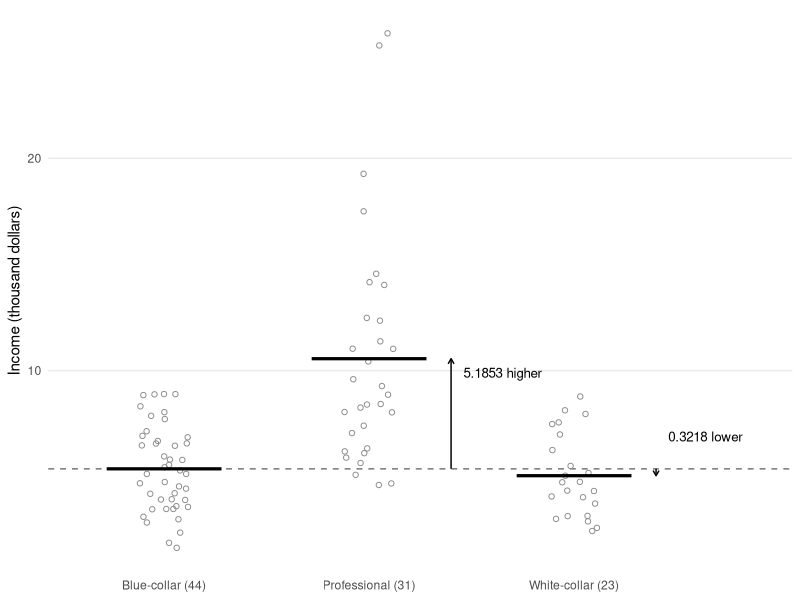
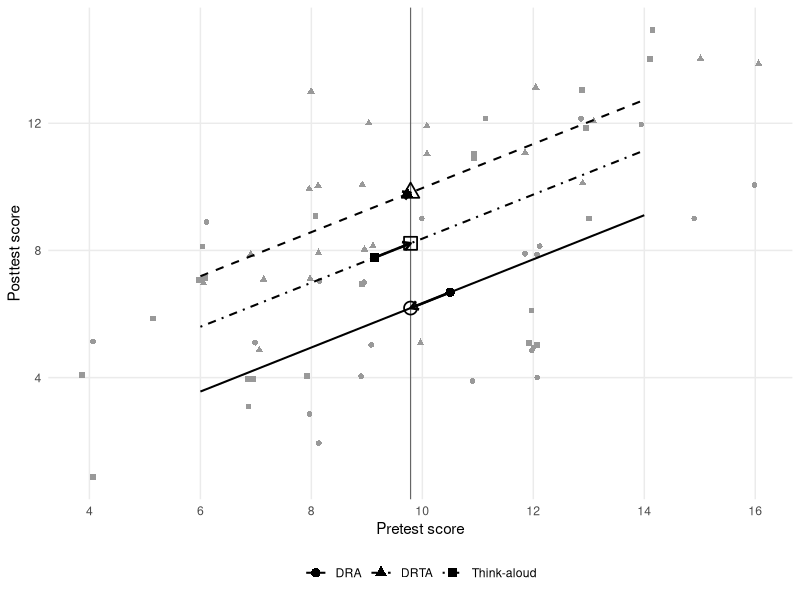
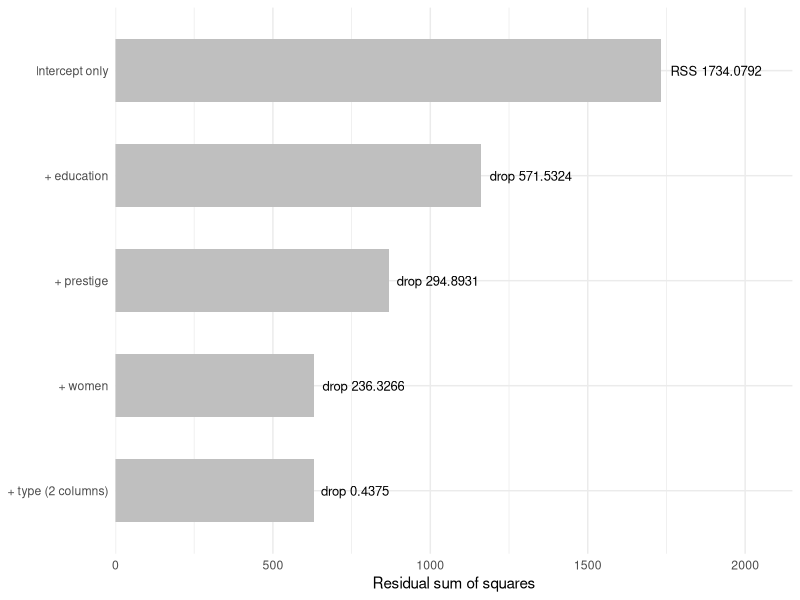
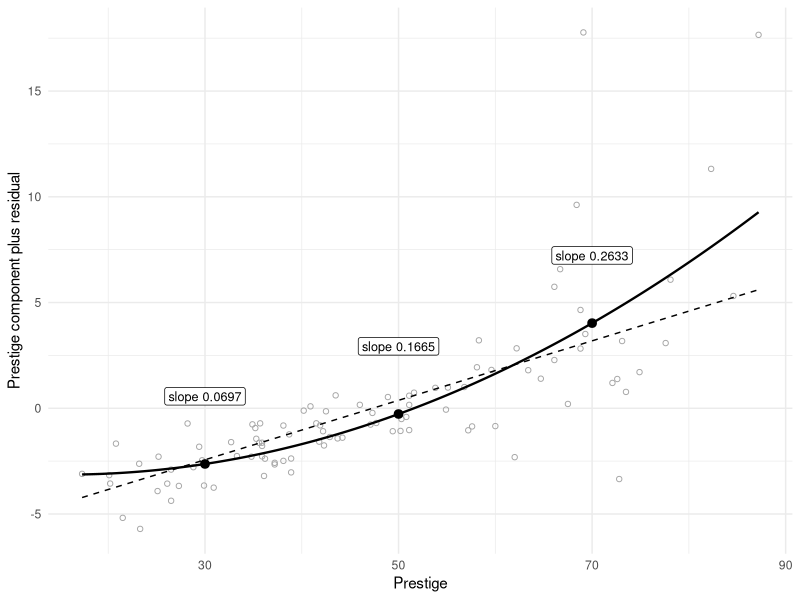
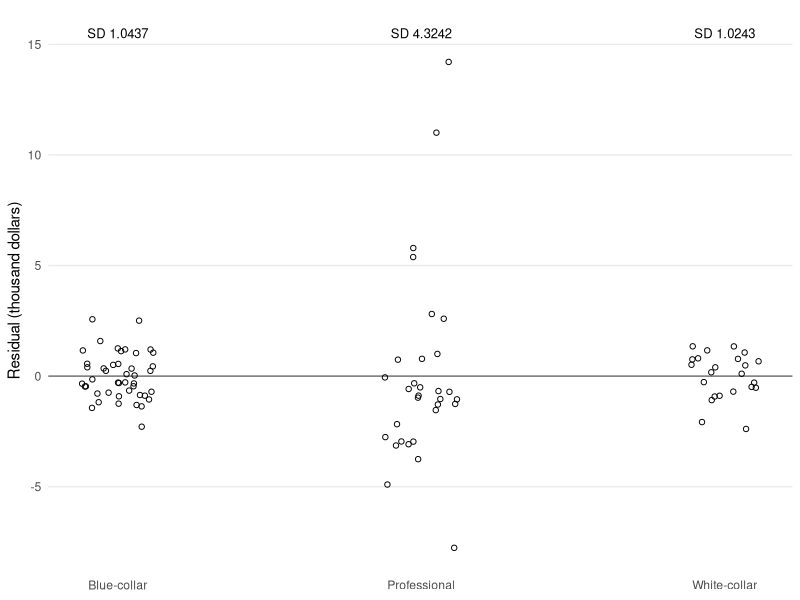
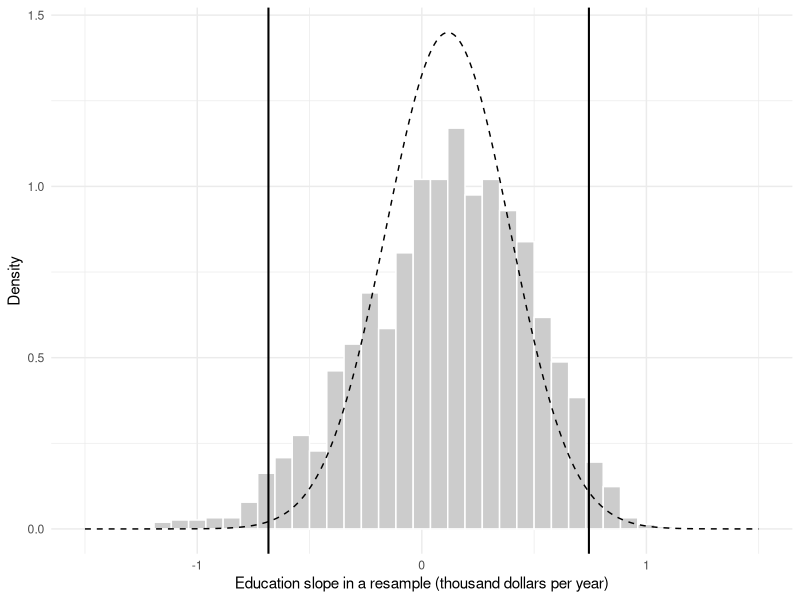
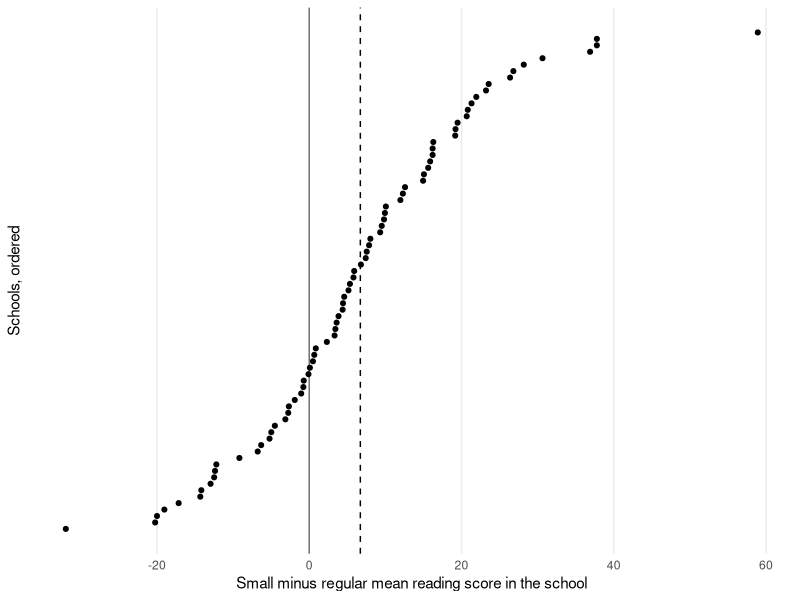

Reproduce these figures in R, in order.
## ---- chunk 1
#| label: setup
#| include: false
knitr::opts_chunk$set(echo = FALSE, warning = FALSE, message = FALSE,
  fig.pos = "!ht")
if (knitr::is_latex_output()) knitr::opts_chunk$set(dev = "cairo_pdf")
options(digits = 7, width = 68)
ggplot2::theme_set(ggplot2::theme_minimal(base_size = 11))
## ---- chunk 2
#| label: ch9-records
#| echo: true
prestige <- carData::Prestige
prestige$income_k <- prestige$income / 1000
d <- prestige[!is.na(prestige$type), ]
d$type <- factor(d$type, levels = c("bc", "prof", "wc"))
m0 <- lm(income_k ~ education, data = d)
m1 <- lm(income_k ~ education + prestige, data = d)
m2 <- lm(income_k ~ education + prestige + women + type, data = d)
## ---- chunk 3
#| label: ch9-group-means
#| echo: true
group_fit <- lm(income_k ~ type, data = d)
coef(group_fit)
## ---- chunk 4
#| label: fig-ch9-indicators
#| fig-width: 6.4
#| fig-height: 3.1
#| fig-cap: "Income of the 98 occupations by type. Bars mark the group means; the dashed line is the blue-collar mean, the intercept, and the arrows are the two indicator coefficients, 5.1853 and −0.3218."
#| fig-alt: "Jittered open circles of income in thousand dollars for 44 blue-collar, 31 professional and 23 white-collar occupations, with a thick bar at each group mean, about 5.37, 10.56 and 5.05. A dashed horizontal line at the blue-collar mean runs across the plot. An upward arrow from the dashed line to the professional mean is labelled 5.1853 higher and a short downward arrow to the white-collar mean is labelled 0.3218 lower. Professional incomes spread from about 4.6 to 25.9 thousand dollars; the other two types stay below 9."
type_means <- data.frame(x = 1:3,
  mean = as.numeric(tapply(d$income_k, d$type, mean)))
ggplot2::ggplot(d, ggplot2::aes(as.numeric(type), income_k)) +
  ggplot2::geom_hline(yintercept = type_means$mean[1], linetype = 2,
    colour = "grey45") +
  ggplot2::geom_point(shape = 1, colour = "grey55",
    position = ggplot2::position_jitter(width = .12, height = 0,
      seed = 12345)) +
  ggplot2::geom_segment(data = type_means, ggplot2::aes(x = x - .28,
    xend = x + .28, y = mean, yend = mean), linewidth = 1.1) +
  ggplot2::annotate("segment", x = c(2.4, 3.4), xend = c(2.4, 3.4),
    y = type_means$mean[1], yend = type_means$mean[2:3],
    arrow = ggplot2::arrow(length = ggplot2::unit(.15, "cm"))) +
  ggplot2::annotate("text", x = c(2.46, 3.46), y = c(9.9, 6.9),
    label = c("5.1853 higher", "0.3218 lower"), hjust = 0, size = 3.4) +
  ggplot2::scale_x_continuous(breaks = 1:3, limits = c(.6, 3.9),
    labels = c("Blue-collar (44)", "Professional (31)",
      "White-collar (23)")) +
  ggplot2::labs(x = NULL, y = "Income (thousand dollars)") +
  ggplot2::theme(panel.grid.major.x = ggplot2::element_blank(),
    panel.grid.minor = ggplot2::element_blank())
## ---- chunk 5
#| label: ch9-relevel
#| echo: true
group_fit_wc <- lm(income_k ~ relevel(type, ref = "wc"), data = d)
coef(group_fit_wc)
## ---- chunk 6
#| label: ch9-anova-identity
#| echo: true
anova(lm(income_k ~ 1, data = d), group_fit)
## ---- chunk 7
#| label: ch9-contrast
#| echo: true
c_vec <- c(0, 1, -1)
V <- vcov(group_fit)
c(estimate = sum(c_vec * coef(group_fit)),
  SE = sqrt(drop(c_vec %*% V %*% c_vec)))
## ---- chunk 8
#| label: ch9-baumann
#| echo: true
reading <- carData::Baumann
reading$group <- factor(reading$group,
  levels = c("Basal", "DRTA", "Strat"),
  labels = c("DRA", "DRTA", "Think-aloud"))
ancova <- lm(post.test.1 ~ group + pretest.1, data = reading)
coef(ancova)
predict(ancova, interval = "confidence",
  newdata = data.frame(group = levels(reading$group),
    pretest.1 = mean(reading$pretest.1)))
## ---- chunk 9
#| label: fig-ch9-ancova
#| fig-width: 6.4
#| fig-height: 3.9
#| fig-cap: "Posttest against pretest for the 66 Baumann pupils. The parallel lines are the common-slope fit over the common pretest support 6--14; each filled symbol marks a group's observed pretest and posttest means, and its arrow follows the group's line to the grand pretest mean 9.7879, where the open symbol marks the adjusted mean."
#| fig-alt: "Grey points for DRA (circles), DRTA (triangles) and Think-aloud (squares) pupils, pretest from 4 to 16 and posttest from 1 to 15, slightly jittered. Three parallel fitted lines with slope about 0.69 run from pretest 6 to 14: DRTA highest, Think-aloud in the middle and DRA lowest. A vertical line marks the grand pretest mean 9.79, where open symbols mark the adjusted means. The DRA mean, a filled circle at pretest 10.5 and posttest 6.68, moves down its line to 6.19; the Think-aloud mean, at 9.14 and 7.77, moves up to 8.22; the DRTA mean, at 9.73 and 9.77, barely moves, to 9.81, so its filled and open triangles almost coincide."
grand_pretest <- mean(reading$pretest.1)
line_grid <- expand.grid(pretest.1 = c(6, 14),
  group = levels(reading$group))
line_grid$fitted <- predict(ancova, newdata = line_grid)
shift <- data.frame(group = levels(reading$group),
  x = as.numeric(tapply(reading$pretest.1, reading$group, mean)),
  y = as.numeric(tapply(reading$post.test.1, reading$group, mean)))
shift$adjusted <- predict(ancova, newdata = data.frame(
  group = shift$group, pretest.1 = grand_pretest))
ggplot2::ggplot(reading, ggplot2::aes(pretest.1, post.test.1,
    shape = group, linetype = group)) +
  ggplot2::geom_point(colour = "grey60", size = 1.6,
    position = ggplot2::position_jitter(width = .15, height = .15,
      seed = 12345)) +
  ggplot2::geom_line(data = line_grid, ggplot2::aes(y = fitted),
    linewidth = .7) +
  ggplot2::geom_vline(xintercept = grand_pretest, colour = "grey40",
    linewidth = .4) +
  ggplot2::geom_segment(data = shift, ggplot2::aes(x = x, y = y,
    xend = grand_pretest, yend = adjusted), inherit.aes = FALSE,
    linewidth = .9,
    arrow = ggplot2::arrow(length = ggplot2::unit(.22, "cm"))) +
  ggplot2::geom_point(data = shift, ggplot2::aes(x, y), size = 2.8) +
  ggplot2::geom_point(data = shift, ggplot2::aes(grand_pretest, adjusted),
    shape = c(1, 2, 0), size = 3.8, stroke = .9, show.legend = FALSE) +
  ggplot2::scale_shape_manual(values = c(16, 17, 15)) +
  ggplot2::scale_linetype_manual(values = c(1, 2, 4)) +
  ggplot2::scale_x_continuous(breaks = seq(4, 16, 2)) +
  ggplot2::labs(x = "Pretest score", y = "Posttest score", shape = NULL,
    linetype = NULL) +
  ggplot2::theme(legend.position = "bottom",
    panel.grid.minor = ggplot2::element_blank())
## ---- chunk 10
#| label: ch9-three-analyses
#| echo: true
post_only <- lm(post.test.1 ~ group, data = reading)
gain <- lm(post.test.1 ~ group + offset(pretest.1), data = reading)
## ---- chunk 11
#| label: ch9-parallel
#| echo: true
varying_slopes <- lm(post.test.1 ~ group * pretest.1, data = reading)
anova(ancova, varying_slopes)
## ---- chunk 12
#| label: fig-ch9-rss
#| fig-width: 6.4
#| fig-height: 2.6
#| fig-cap: "Residual sum of squares as columns are added to the occupation model on the same 98 records; each label gives the drop that the added column or block buys."
#| fig-alt: "Horizontal bars of residual sum of squares for five nested models. The intercept-only bar is labelled RSS 1734.0792; adding education drops it by 571.5324, adding prestige by 294.8931, adding the percentage of women by 236.3266, and adding the two type columns by only 0.4375, so the last two bars look the same length."
rss_path <- data.frame(model = c("Intercept only", "+ education",
    "+ prestige", "+ women", "+ type (2 columns)"),
  rss = sapply(list(lm(income_k ~ 1, data = d), m0, m1,
    lm(income_k ~ education + prestige + women, data = d), m2),
    deviance))
rss_path$label <- paste(c("RSS", rep("drop", nrow(rss_path) - 1)),
  format(round(c(rss_path$rss[1], -diff(rss_path$rss)), 4), digits = 15,
    scientific = FALSE, trim = TRUE))
rss_path$model <- factor(rss_path$model, levels = rev(rss_path$model))
ggplot2::ggplot(rss_path, ggplot2::aes(rss, model)) +
  ggplot2::geom_col(width = .6, fill = "grey75") +
  ggplot2::geom_text(ggplot2::aes(label = label), hjust = -.1,
    size = 3.3) +
  ggplot2::scale_x_continuous(limits = c(0, 2150), expand = c(0, 0)) +
  ggplot2::labs(x = "Residual sum of squares", y = NULL)
## ---- chunk 13
#| label: ch9-blocks
#| echo: true
#| results: hide
no_type <- lm(income_k ~ education + prestige + women, data = d)
anova(m1, m2)
anova(no_type, m2)
## ---- chunk 14
#| label: ch9-likelihood
#| echo: true
c(logLik = logLik(m2), AIC = AIC(m2), BIC = BIC(m2))
## ---- chunk 15
#| label: ch9-quadratic
#| echo: true
m2q <- lm(income_k ~ education + prestige + I(prestige^2) + women + type,
  data = d)
anova(m2, m2q)
## ---- chunk 16
#| label: fig-ch9-quadratic
#| fig-width: 6.4
#| fig-height: 3.4
#| fig-cap: "Component-plus-residual display for prestige in the model with a squared prestige term. The solid curve is the fitted quadratic component and the dashed line the linear component of the additive model; the labels give the curve's slope at prestige 30, 50 and 70."
#| fig-alt: "Open grey circles for the 98 occupations, prestige from 17.3 to 87.2 on the horizontal axis and component plus residual from about −6 to 18 on the vertical axis. A solid curve rises slowly at low prestige and more steeply at high prestige; a dashed straight line crosses it twice. Black dots on the curve at prestige 30, 50 and 70 carry the labels slope 0.0697, slope 0.1665 and slope 0.2633."
b_q <- coef(m2q)
component <- function(x) b_q["prestige"] * x + b_q["I(prestige^2)"] * x^2
centre <- mean(component(d$prestige))
partial_data <- data.frame(prestige = d$prestige,
  partial = component(d$prestige) - centre + residuals(m2q))
curve_grid <- data.frame(prestige = seq(17.3, 87.2, length.out = 200))
curve_grid$quadratic <- component(curve_grid$prestige) - centre
curve_grid$linear <- coef(m2)["prestige"] *
  (curve_grid$prestige - mean(d$prestige))
marks <- data.frame(prestige = c(30, 50, 70))
marks$partial <- component(marks$prestige) - centre
marks$label <- paste("slope", format(round(
  b_q["prestige"] + 2 * b_q["I(prestige^2)"] * marks$prestige, 4),
  digits = 15, scientific = FALSE, trim = TRUE))
ggplot2::ggplot(partial_data, ggplot2::aes(prestige, partial)) +
  ggplot2::geom_point(shape = 1, colour = "grey65") +
  ggplot2::geom_line(data = curve_grid, ggplot2::aes(y = linear),
    linetype = 2) +
  ggplot2::geom_line(data = curve_grid, ggplot2::aes(y = quadratic),
    linewidth = .8) +
  ggplot2::geom_point(data = marks, size = 2.6) +
  ggplot2::geom_label(data = marks, ggplot2::aes(y = partial + 3.2,
    label = label), size = 3.2, linewidth = 0) +
  ggplot2::labs(x = "Prestige", y = "Prestige component plus residual")
## ---- chunk 17
#| label: ch9-log-outcome
#| echo: true
m_log <- lm(log(income) ~ education + prestige + women + type, data = d)
100 * (exp(coef(m_log)[c("education", "prestige", "women")]) - 1)
## ---- chunk 18
#| label: fig-ch9-spread
#| fig-width: 6.4
#| fig-height: 3
#| fig-cap: "Residuals of the full occupation model by type, with each type's residual SD."
#| fig-alt: "Jittered open circles of residuals in thousand dollars, one column per type, around a horizontal line at zero. Blue-collar and white-collar residuals stay between about −2.4 and 2.6, with SDs 1.0437 and 1.0243; professional residuals run from about −7.8 to 14.2, with SD 4.3242."
spread <- data.frame(type = as.numeric(d$type), residual = residuals(m2))
type_sd <- data.frame(type = 1:3, label = paste("SD", format(round(
  tapply(spread$residual, d$type, sd), 4), digits = 15, scientific = FALSE,
  trim = TRUE)))
ggplot2::ggplot(spread, ggplot2::aes(type, residual)) +
  ggplot2::geom_hline(yintercept = 0, colour = "grey45") +
  ggplot2::geom_point(shape = 1, position = ggplot2::position_jitter(
    width = .12, height = 0, seed = 12345)) +
  ggplot2::geom_text(data = type_sd, ggplot2::aes(type, 15.5,
    label = label), size = 3.3) +
  ggplot2::scale_x_continuous(breaks = 1:3,
    labels = c("Blue-collar", "Professional", "White-collar")) +
  ggplot2::labs(x = NULL, y = "Residual (thousand dollars)") +
  ggplot2::theme(panel.grid.major.x = ggplot2::element_blank(),
    panel.grid.minor = ggplot2::element_blank())
## ---- chunk 19
#| label: ch9-bootstrap
#| include: false
set.seed(90909)
B <- 2000
boot_education <- replicate(B, {
  rows <- sample.int(nrow(d), replace = TRUE)
  coef(lm(income_k ~ education + prestige + women + type,
    data = d[rows, ]))["education"]
})
## ---- chunk 20
#| label: fig-ch9-bootstrap
#| fig-width: 6.4
#| fig-height: 3
#| fig-cap: "The 2,000 case-resampled education slopes (seed 90909). Solid lines mark the percentile interval; the dashed curve is the Normal distribution with the classical SE 0.2752."
#| fig-alt: "Histogram of refitted education slopes from about −1.2 to 1.1, centred near 0.1 and slightly longer on the left, with solid vertical lines at −0.683 and 0.744. A dashed Normal curve centred at 0.1164 is narrower and taller than the histogram."
normal_curve <- data.frame(x = seq(-1.5, 1.5, length.out = 300))
normal_curve$density <- dnorm(normal_curve$x, coef(m2)["education"],
  sqrt(vcov(m2)["education", "education"]))
ggplot2::ggplot(data.frame(slope = boot_education),
    ggplot2::aes(slope)) +
  ggplot2::geom_histogram(ggplot2::aes(y = ggplot2::after_stat(density)),
    bins = 40, fill = "grey80", colour = "white") +
  ggplot2::geom_line(data = normal_curve, ggplot2::aes(x, density),
    linetype = 2) +
  ggplot2::geom_vline(xintercept = quantile(boot_education,
    c(.025, .975)), linewidth = .7) +
  ggplot2::labs(x = "Education slope in a resample (thousand dollars per year)",
    y = "Density")
## ---- chunk 21
#| label: ch9-star-prepare
data("STAR", package = "AER")
star_vars <- c("stark", "readk", "lunchk", "gender", "ethnicity",
  "experiencek", "schoolidk")
star_two_arm <- !is.na(STAR$stark) & STAR$stark %in% c("regular", "small")
star_df <- droplevels(STAR[star_two_arm &
  complete.cases(STAR[, star_vars]), star_vars])
star_df$stark <- relevel(star_df$stark, ref = "regular")
star_observed <- droplevels(STAR[star_two_arm & !is.na(STAR$readk),
  c("stark", "readk", "schoolidk")])
star_observed$stark <- relevel(star_observed$stark, ref = "regular")
## ---- chunk 22
#| label: ch9-star-models
#| echo: true
star_unadjusted <- lm(readk ~ stark, data = star_df)
star_primary <- lm(readk ~ stark + lunchk + gender + ethnicity +
  experiencek + schoolidk, data = star_df)
## ---- chunk 23
#| label: fig-ch9-star-schools
#| fig-width: 6.4
#| fig-height: 3
#| fig-cap: "Small-minus-regular mean reading difference in each of the 78 schools that observed both class types, ordered by size. The dashed line is their unweighted mean, 6.7094."
#| fig-alt: "Dot plot of 78 school differences, one dot per school, rising from about −32 to 59 reading points in an S-shaped column; 25 dots lie left of the solid zero line, and a dashed line marks the mean, about 6.71."
school_means <- with(star_observed,
  tapply(readk, list(schoolidk, stark), mean))
school_diff <- sort(school_means[, "small"] - school_means[, "regular"])
ggplot2::ggplot(data.frame(difference = school_diff,
    school = seq_along(school_diff)), ggplot2::aes(difference, school)) +
  ggplot2::geom_vline(xintercept = 0, colour = "grey45") +
  ggplot2::geom_vline(xintercept = mean(school_diff), linetype = 2) +
  ggplot2::geom_point(size = 1.4) +
  ggplot2::labs(x = "Small minus regular mean reading score in the school",
    y = "Schools, ordered") +
  ggplot2::theme(axis.text.y = ggplot2::element_blank(),
    panel.grid.major.y = ggplot2::element_blank(),
    panel.grid.minor = ggplot2::element_blank())
## ---- chunk 24
#| label: ch9-star-cluster
#| echo: true
star_V <- sandwich::vcovCL(star_primary, cluster = star_df$schoolidk,
  type = "HC1", cadjust = TRUE)
sqrt(star_V["starksmall", "starksmall"])
## ---- chunk 25
#| label: ch9-numerical-checks
#| include: false
local({
  near <- function(x, y, tol = 5e-5)
    stopifnot(length(x) == length(y), all(abs(unname(x) - y) < tol))
  stopifnot(nrow(d) == 98, df.residual(m2) == 92)
  near(c(deviance(group_fit), anova(lm(income_k ~ 1, d), group_fit)$F[2],
    summary(group_fit)$r.squared), c(1138.1230, 24.8725, .3437))
  c0 <- c(0, 1, -1)
  c2 <- c(0, 0, 0, 0, 1, -1)
  near(c(sum(c0 * coef(group_fit)),
    sqrt(drop(c0 %*% vcov(group_fit) %*% c0)),
    sum(c2 * coef(m2)), sqrt(drop(c2 %*% vcov(m2) %*% c2))),
    c(5.5071, .9525, .0889, 1.0800))
  candidates <- list(lm(income_k ~ education + women, d),
    lm(income_k ~ prestige + women, d), m2)
  near(sapply(candidates, AIC), c(486.3288, 469.3428, 474.6040))
  near(sapply(candidates, BIC), c(496.6687, 479.6827, 492.6988))
  near(coef(m2)[2:4] * sapply(d[c('education','prestige','women')], sd) /
    sd(d$income_k), c(.0757, .5685, -.3971))
  near(sapply(c('education','prestige','women'), function(v)
    summary(m2)$r.squared - summary(update(m2,
      as.formula(paste('. ~ . -', v))))$r.squared), c(.0007,.0625,.1212))
  near(tapply(residuals(m_log), d$type, sd), c(.1937,.3276,.1607))
  near(c(sd(boot_education), quantile(boot_education,c(.025,.975))),
    c(.3699,-.6830,.7440))
  set.seed(90909)
  draws <- replicate(2000, {
    rows <- sample.int(nrow(d), replace=TRUE)
    b <- coef(lm(income_k ~ education + prestige + women + type,d[rows,]))
    c(b['education'], b['typeprof']-b['typewc'], b['typeprof'])
  })
  stopifnot(all(is.finite(draws)))
  near(apply(draws,1,sd), c(.3699,1.1187,1.9926))
  near(coef(ancova)[-1],c(3.6266,2.0362,.6932))
  near(anova(ancova,varying_slopes)$F[2],1.5054)
  stopifnot(nrow(star_observed)==3745,nrow(star_df)==3735,
    nlevels(star_df$schoolidk)==79,length(school_diff)==78)
  fits <- list(lm(readk ~ stark,star_observed),star_unadjusted,
    star_primary,lm(readk ~ stark + schoolidk,star_observed))
  clusters <- list(star_observed$schoolidk,star_df$schoolidk,
    star_df$schoolidk,star_observed$schoolidk)
  rows <- t(sapply(seq_along(fits),function(i) {
    f <- fits[[i]]
    get_se <- function(V) sqrt(V['starksmall','starksmall'])
    c(coef(f)['starksmall'],get_se(vcov(f)),
      get_se(sandwich::vcovHC(f,type='HC3')),
      get_se(sandwich::vcovCL(f,cluster=clusters[[i]],
        type='HC1',cadjust=TRUE)))
  }))
  expected <- rbind(c(5.8151,1.0377,1.0416,1.8476),
    c(5.8955,1.0399,1.0439,1.8491),c(6.6575,.9161,.9509,1.6974),
    c(6.6273,.9504,.9860,1.7797))
  near(as.vector(rows),as.vector(expected))
})
